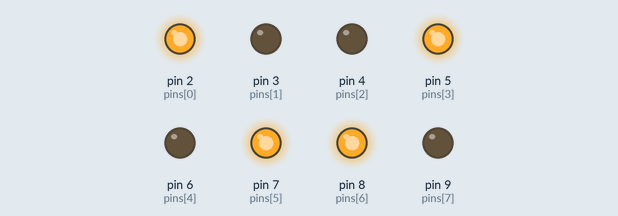
This sketch was run on a simulated Arduino Uno, built with avr-gcc and run on an emulated ATmega328P. On the bench: output pins drawn as LEDs (lit = HIGH).

Above: at 0.5 s.
At 2.5 s:
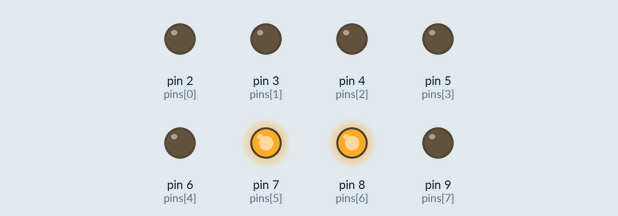
At 4.5 s:
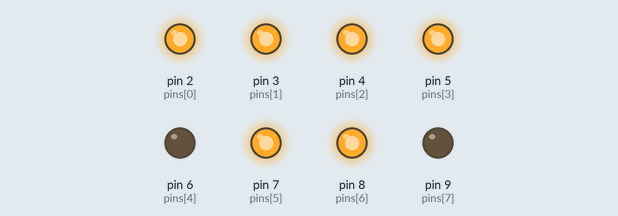
At 7.5 s:
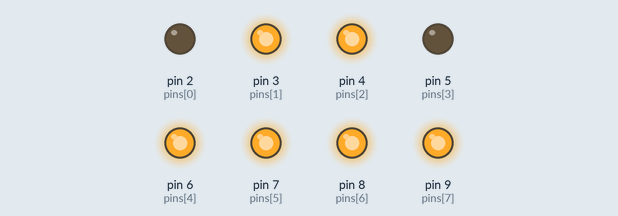
At 9.5 s:
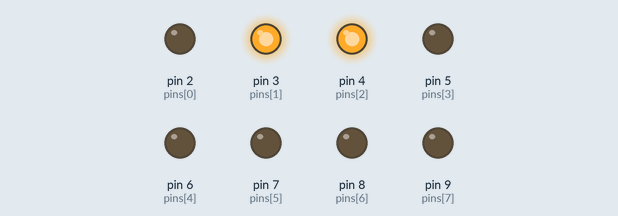
Timing chart, 0 to 10.4 s (numbered marks = the images above):
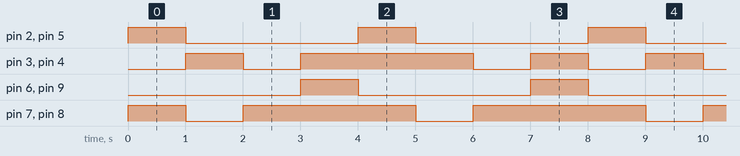

The sketch:

start_simulating1.ino
```cpp
// C++ code
//
byte pins[8]={2, 3, 4, 5,6,7,8,9};
byte show[8][4]={
  {1, 0, 0, 1},
  {0, 1, 1, 0},
  {0, 0, 0, 0},
  {0, 1, 1, 0},
  {1, 1, 1, 1},
  {0, 1, 1, 0},
  {0, 0, 0, 0},
  {0, 1, 1, 0}
};

void setup()
{
  for (byte i = 0; i < 8; ++i) {
   pinMode(pins[i], OUTPUT);
  }
}

void loop()
{
  for(byte i = 0; i < sizeof(show)/sizeof(show[0]); i++){
    for(byte j = 0; j < sizeof(pins); j++){
      digitalWrite(pins[j], show[i][j]);
    }
    delay(1000);
  }
}
```

Measured:
- by itself, pin 2 (pins[0]), pin 5 (pins[3]), pin 6 (pins[4]), pin 9 (pins[7]): alternates HIGH for 1.0 s and LOW for 3.0 s
- by itself, pin 3 (pins[1]), pin 4 (pins[2]): repeats every 8.0 s: LOW 1.0 s, HIGH 3.0 s, 2 × (LOW 1.0 s, HIGH 1.0 s)
- by itself, pin 7 (pins[5]), pin 8 (pins[6]): repeats every 4.0 s: LOW 1.0 s, HIGH 3.0 s
